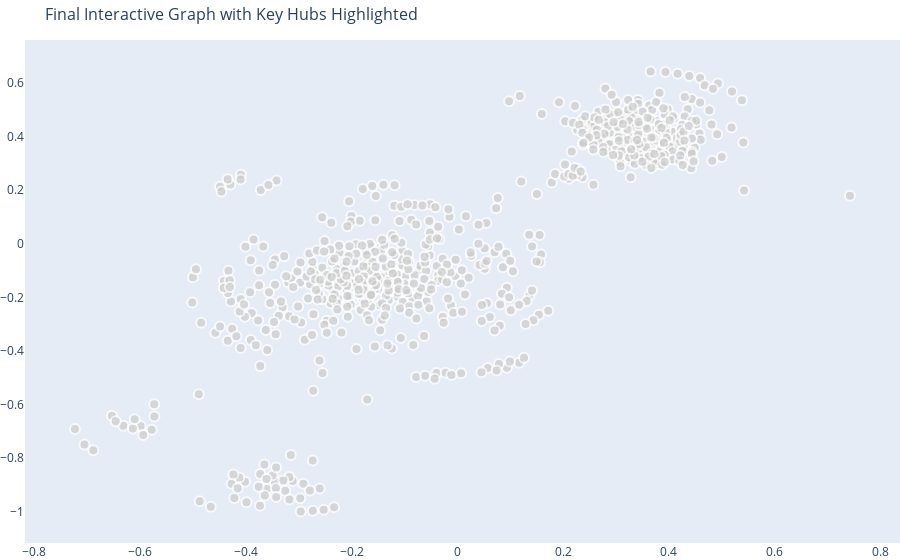

Here is the notebook cell this chart was saved with:
### Code cell
# visualize_graph_interactive(graph, degree_centrality, title="Final Interactive Graph with Key Hubs Highlighted")

### Figure 1 — Plotly figure (JSON) as saved in the notebook; plotly's stock layout.template omitted (floating-point values rounded to 4 significant figures; data arrays with more than 128 entries replaced by an {"elided": "..."} marker saying what was removed)
{"data": [{"hoverinfo": "none", "line": {"color": "#888", "width": 0.5}, "mode": "lines", "type": "scatter", "x": [], "y": []}, {"hoverinfo": "text", "marker": {"color": {"elided": "663 str values"}, "line": {"width": 2}, "showscale": false, "size": {"elided": "663 int values"}}, "mode": "markers", "text": {"elided": "663 str values"}, "type": "scatter", "x": {"elided": "663 float values"}, "y": {"elided": "663 float values"}}], "layout": {"hovermode": "closest", "margin": {"b": 0, "l": 0, "r": 0, "t": 40}, "showlegend": false, "title": {"font": {"size": 16}, "text": "Final Interactive Graph with Key Hubs Highlighted"}, "xaxis": {"showgrid": false, "zeroline": false}, "yaxis": {"showgrid": false, "zeroline": false}}}
